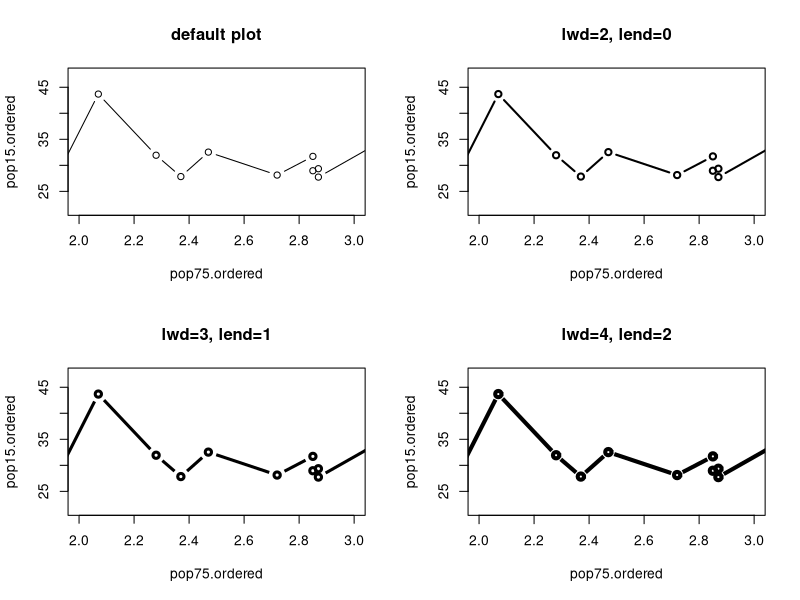

Generate this figure with R:
par( mfrow=c( 2, 2 ) )

ord = order( 
  LifeCycleSavings$pop75 
)
pop75.ordered = LifeCycleSavings$pop75[ ord ]
pop15.ordered = LifeCycleSavings$pop15[ ord ]

plot( 
  pop75.ordered, 
  pop15.ordered, 
  type="b", 
  main="default plot", 
  xlim=c( 2, 3 ) 
  )

plot( 
  pop75.ordered, 
  pop15.ordered, 
  type="b", 
  main="lwd=2, lend=0", 
  lwd=2, 
  xlim=c( 2, 3 ) 
  )

plot( 
  pop75.ordered, 
  pop15.ordered, 
  type="b", 
  main="lwd=3, lend=1", 
  lwd=3, 
  lend=1, 
  xlim=c( 2, 3 ) 
  )

plot( 
  pop75.ordered, 
  pop15.ordered, 
  type="b", 
  main="lwd=4, lend=2", 
  lwd=4, 
  lend=2, 
  xlim=c( 2, 3 ) 
  )

par( mfrow=c( 1, 1 ) )
